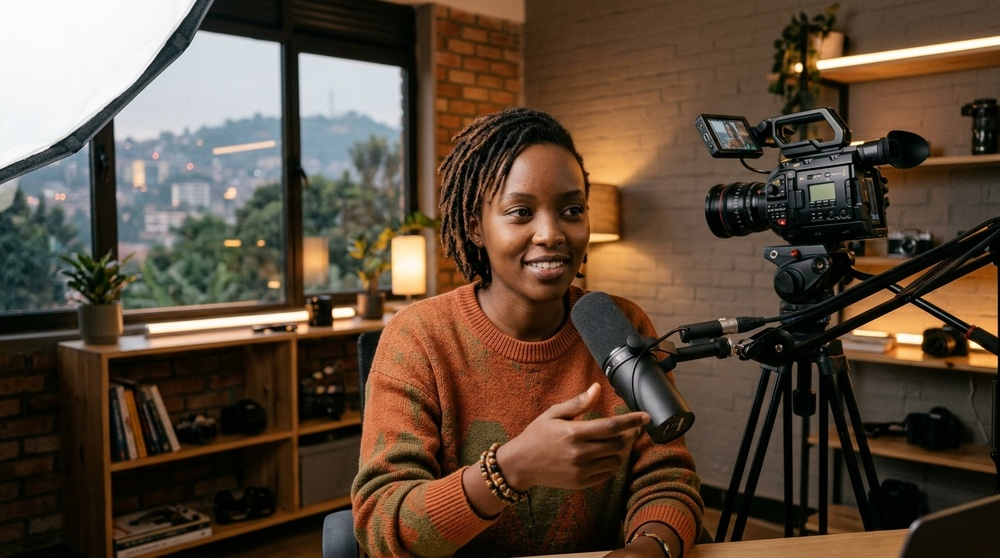
#> input picture src/assets/images/hero_african_creator_1793734955093.jpg, 1000 x 558 px, shrunk from 1376 x 768 before the run
$ python -i fingerprint.py   (imports and definitions only)
#> lines starting #> are read from the running program, lines starting #| are printed output that depends on the picture
#> in frame_hashes, raw is the input picture: PIL image 1000x558 RGB; mean R, G, B 91.9, 73.7, 57.8
"""Perceptual hashes of video frames, built to survive the edits re-uploaders make.

Each sampled frame keeps four 64-bit pHashes (as hex):
  h  — the whole frame, after black/plain borders are trimmed (survives letterboxing, padding, scaling, colour filters)
  c  — the centre 70 % (survives cropping and zooming, overlays/watermarks in the corners)
  t  — the top 62 % (survives lower thirds, tickers, subtitles and other overlays a streamer adds at the bottom)
  hf, cf, tf — the same for the mirrored frame (survives horizontal flips)
"""

from pathlib import Path

import imagehash
import numpy as np
from PIL import Image, ImageOps

CENTRE = 0.70
TOP = 0.62


def trim_borders(img: Image.Image, tolerance: float = 12.0) -> Image.Image:
    """Removes uniform bars (black, white or any plain colour) on any side."""
#> called with tolerance = 12
    a = np.asarray(img.convert("L"), dtype=np.float32)
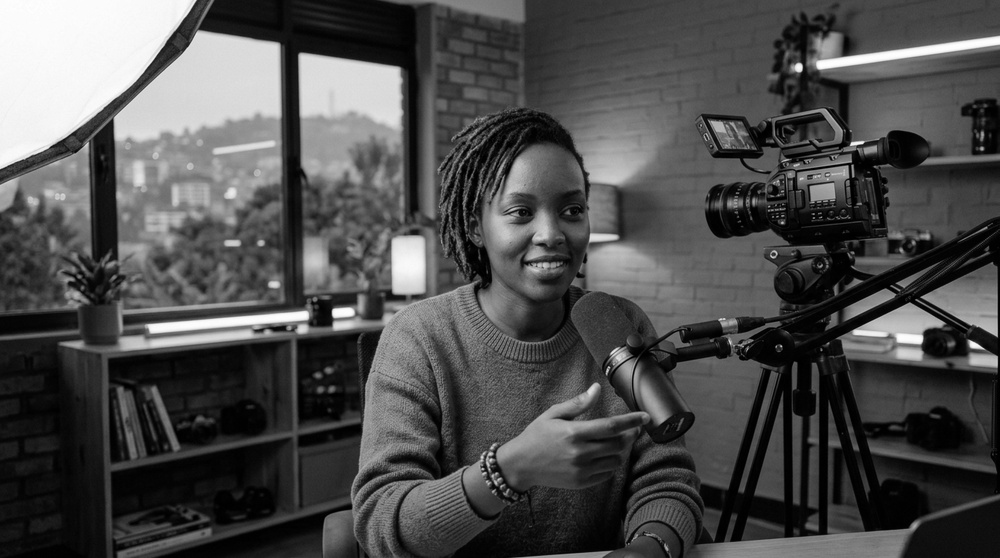
#> a: shape (558, 1000) float32; min 0, max 255, mean 77.3
    h, w = a.shape
#> h = 558; w = 1000
    if h < 16 or w < 16:
        return img
    rows = a.std(axis=1) > tolerance
    cols = a.std(axis=0) > tolerance
    # A row also counts as content when it differs from the corner colour (a flat but coloured picture region).
    corner = float(np.median([a[0, 0], a[0, -1], a[-1, 0], a[-1, -1]]))
#> corner = 46
    rows |= np.abs(a.mean(axis=1) - corner) > tolerance
    cols |= np.abs(a.mean(axis=0) - corner) > tolerance
    ys, xs = np.flatnonzero(rows), np.flatnonzero(cols)
#> ys = 558 values from 0 to 557; xs = 1000 values from 0 to 999
    if len(ys) < h * 0.3 or len(xs) < w * 0.3:  # mostly plain picture: keep it whole
        return img
    return img.crop((int(xs[0]), int(ys[0]), int(xs[-1]) + 1, int(ys[-1]) + 1))


def centre(img: Image.Image, part: float = CENTRE) -> Image.Image:
    w, h = img.size
    dx, dy = int(w * (1 - part) / 2), int(h * (1 - part) / 2)
    return img.crop((dx, dy, w - dx, h - dy))


def top(img: Image.Image, part: float = TOP) -> Image.Image:
    w, h = img.size
    return img.crop((0, 0, w, int(h * part)))


def frame_hashes(path: Path) -> dict[str, str]:
    with Image.open(path) as raw:
        img = trim_borders(raw.convert("RGB"))
    mirrored = ImageOps.mirror(img)
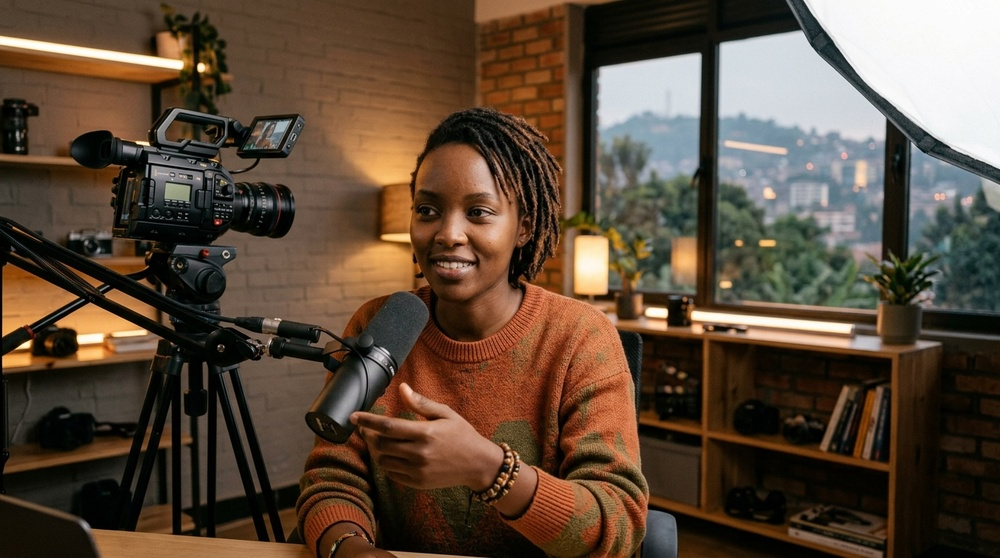
#> mirrored: PIL image 1000x558 RGB; mean R, G, B 91.9, 73.7, 57.8
    return {
#> (the run stopped early here; a loop or call above may not have finished)

$ run again, on src/assets/images/thumbnail_afrobeats_stage_1793734955515.jpg
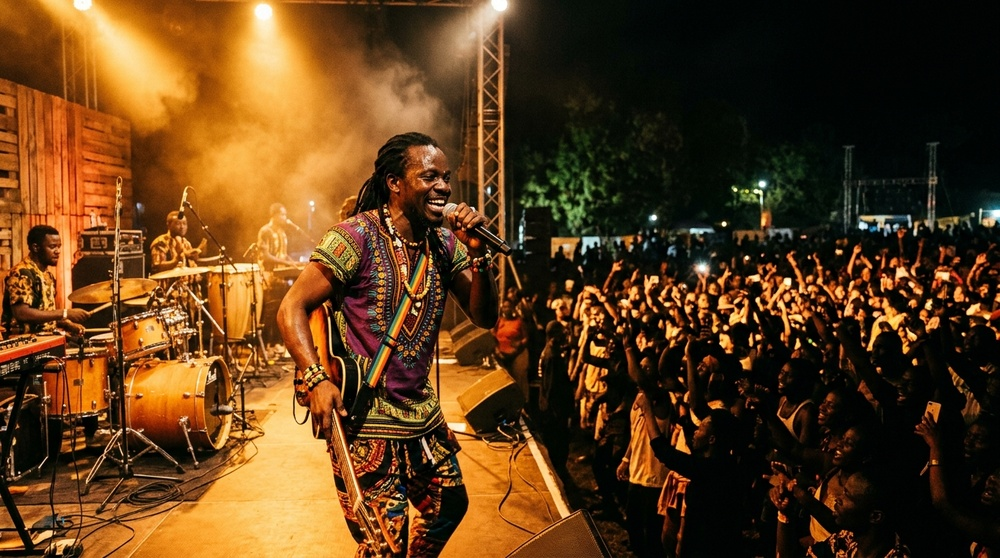
#> input picture src/assets/images/thumbnail_afrobeats_stage_1793734955515.jpg, 1000 x 558 px, shrunk from 1376 x 768 before the run
#> in frame_hashes, raw is the input picture: PIL image 1000x558 RGB; mean R, G, B 94.2, 60.4, 26
#> in trim_borders, `a = np.asarray(img.convert("L"), dtype=np.float32)`:
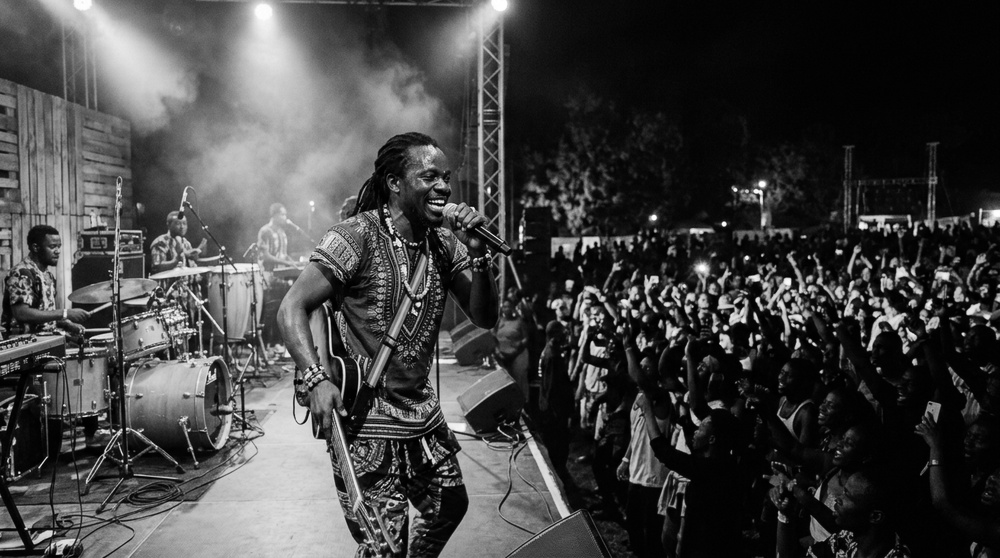
#> a: shape (558, 1000) float32; min 0, max 255, mean 66.6
#> corner = 27.5
#> ys = 558 values from 0 to 557; xs = 1000 values from 0 to 999
#> in frame_hashes, `mirrored = ImageOps.mirror(img)`:
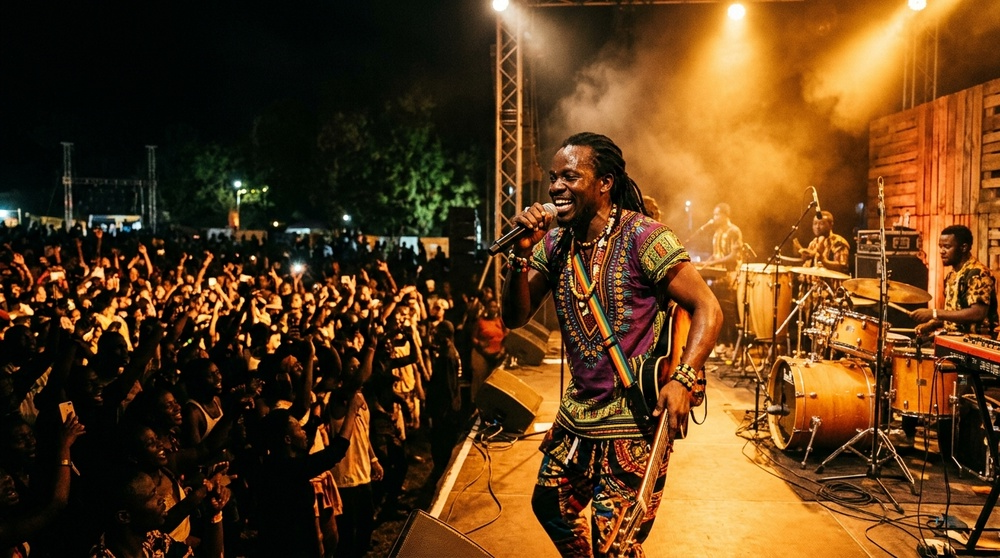
#> mirrored: PIL image 1000x558 RGB; mean R, G, B 94.2, 60.4, 26

$ run again, on src/assets/images/thumbnail_kigali_tech_1793734955621.jpg
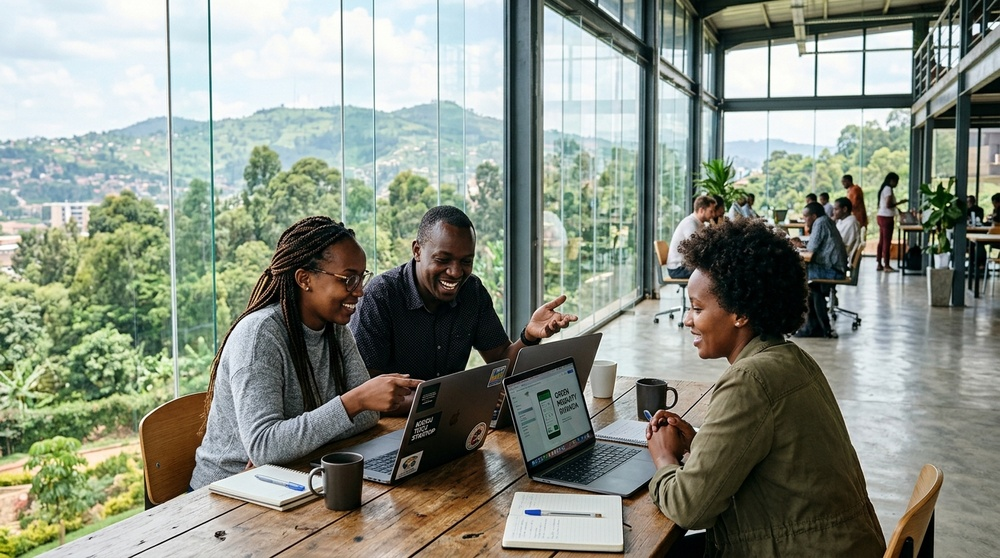
#> input picture src/assets/images/thumbnail_kigali_tech_1793734955621.jpg, 1000 x 558 px, shrunk from 1376 x 768 before the run
#> in frame_hashes, raw is the input picture: PIL image 1000x558 RGB; mean R, G, B 136.4, 142.8, 130.4
#> in trim_borders, `a = np.asarray(img.convert("L"), dtype=np.float32)`:
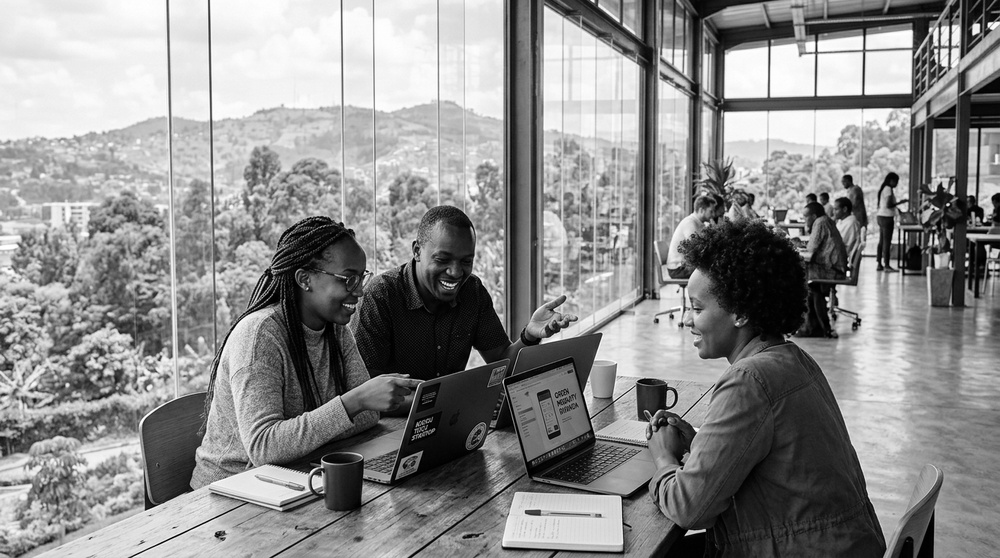
#> a: shape (558, 1000) float32; min 0, max 255, mean 139.5
#> corner = 151
#> ys = 558 values from 0 to 557; xs = 1000 values from 0 to 999
#> in frame_hashes, `mirrored = ImageOps.mirror(img)`:
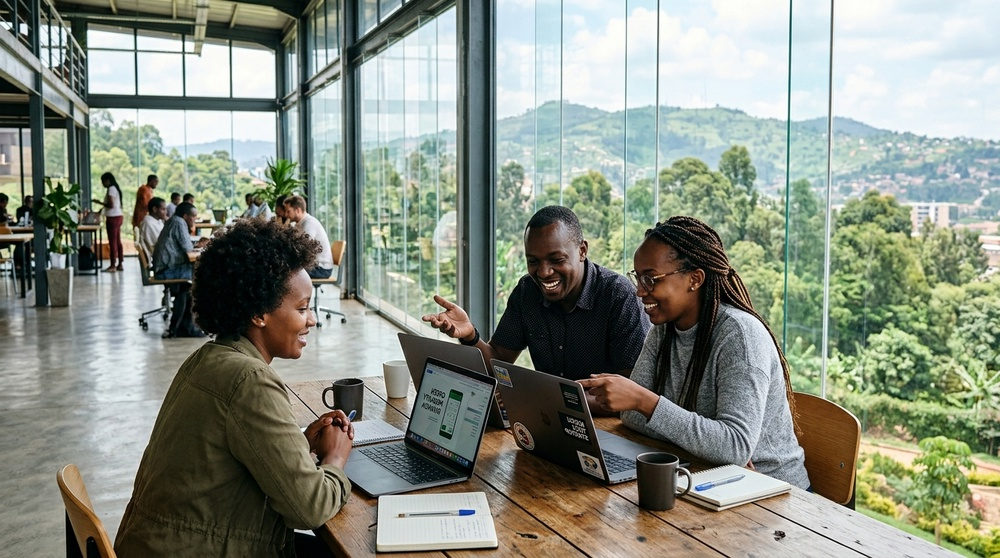
#> mirrored: PIL image 1000x558 RGB; mean R, G, B 136.4, 142.8, 130.4

$ run again, on src/assets/images/thumbnail_rwanda_wildlife_1793734956723.jpg
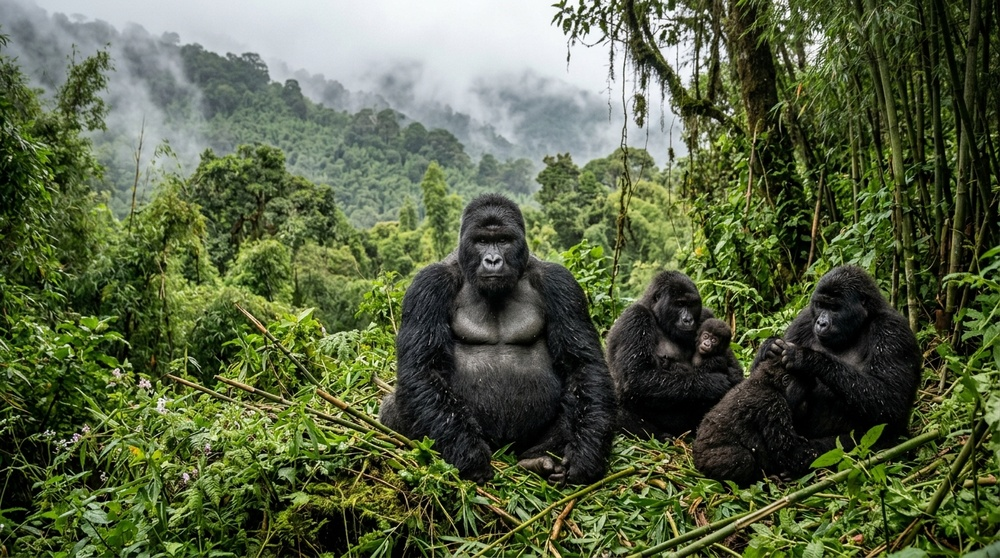
#> input picture src/assets/images/thumbnail_rwanda_wildlife_1793734956723.jpg, 1000 x 558 px, shrunk from 1376 x 768 before the run
#> in frame_hashes, raw is the input picture: PIL image 1000x558 RGB; mean R, G, B 86.9, 97.8, 67.1
#> in trim_borders, `a = np.asarray(img.convert("L"), dtype=np.float32)`:
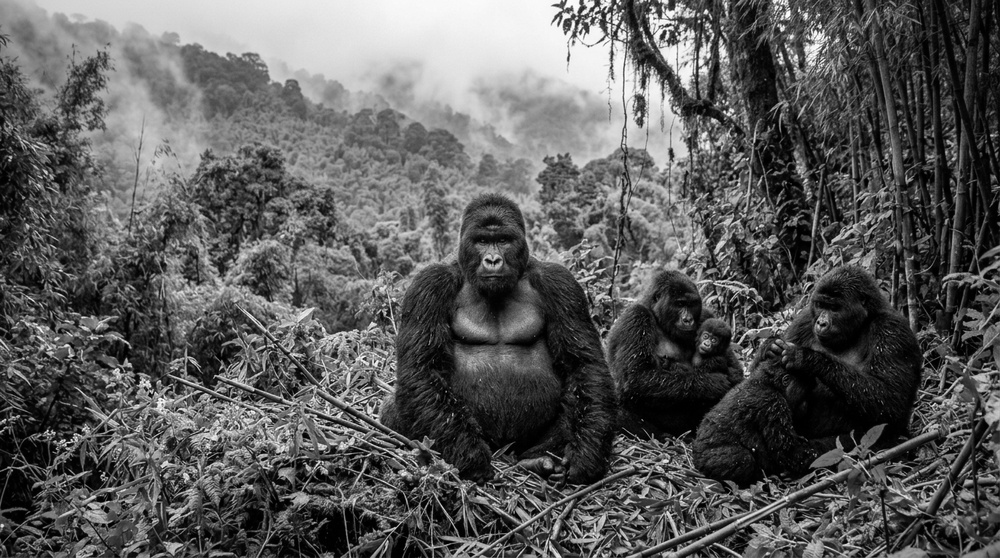
#> a: shape (558, 1000) float32; min 0, max 255, mean 91
#> corner = 68
#> ys = 558 values from 0 to 557; xs = 1000 values from 0 to 999
#> in frame_hashes, `mirrored = ImageOps.mirror(img)`:
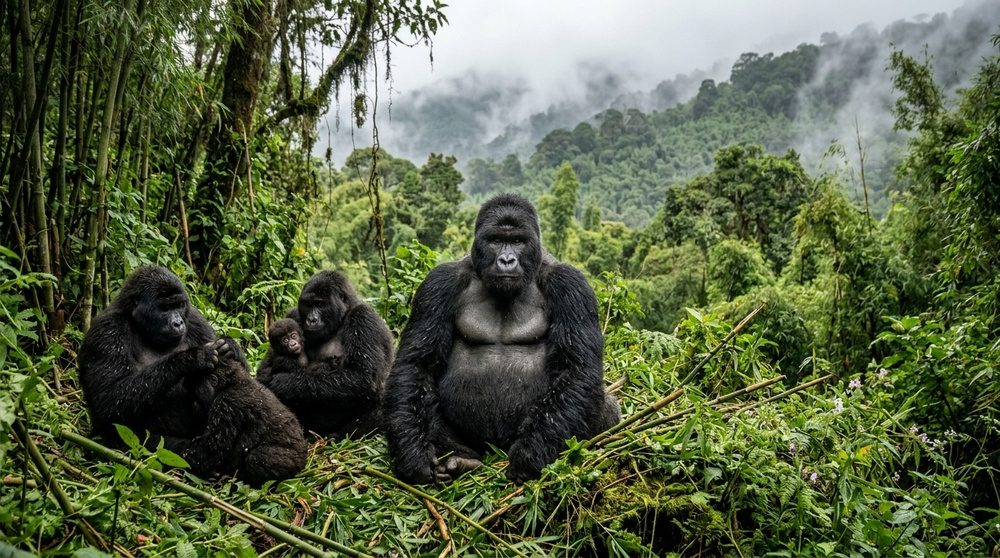
#> mirrored: PIL image 1000x558 RGB; mean R, G, B 86.9, 97.8, 67.1
